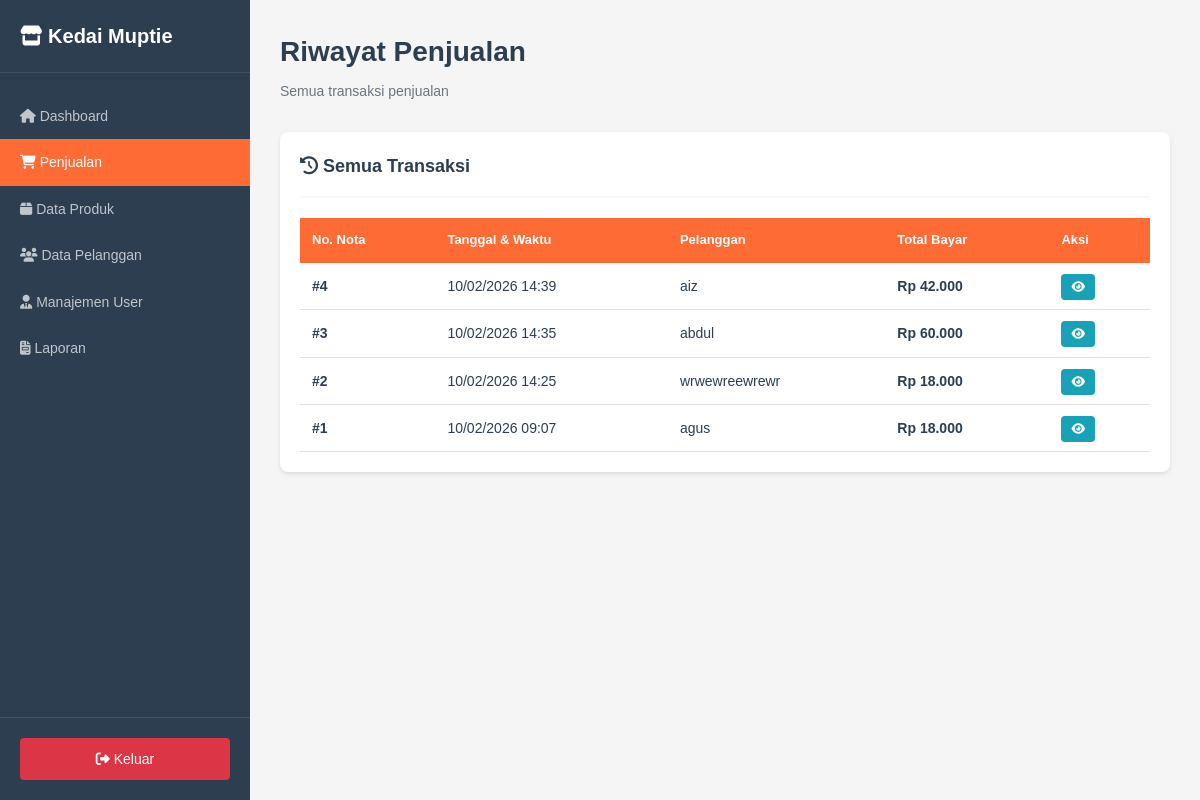
/kedaimupti/admin/penjualan/index.php (signed in), run on the app's committed database.
### tables this page shows
CREATE TABLE `penjualan` (
  `PenjualanID` int(11) NOT NULL,
  `TanggalPenjualan` datetime NOT NULL DEFAULT current_timestamp(),
  `TotalHarga` decimal(10,2) NOT NULL,
  `PelangganID` int(11) NOT NULL
);

CREATE TABLE `pelanggan` (
  `PelangganID` int(11) NOT NULL,
  `NamaPelanggan` varchar(255) NOT NULL,
  `Alamat` text NOT NULL,
  `NomorTelepon` varchar(15) NOT NULL
);

### kedaimupti/includes/functions.php (called while the page is built, shortened)
<?php
function formatRupiah($angka) {
    return "Rp " . number_format($angka, 0, ',', '.');
}
?>

### kedaimupti/admin/penjualan/index.php (the view, shortened to what this page needs)
<?php
require_once '../../config/database.php';
require_once '../../includes/functions.php';
$penjualan = mysqli_query($conn,
    "SELECT p.*, pel.NamaPelanggan
     FROM penjualan p
     LEFT JOIN pelanggan pel ON p.PelangganID = pel.PelangganID
     ORDER BY p.TanggalPenjualan DESC");
?>
<!DOCTYPE html>
<html lang="id">
<head>
    <link rel="stylesheet" href="../../assets/css/style.css">
    <link rel="stylesheet" href="https://cdnjs.cloudflare.com/ajax/libs/font-awesome/6.4.0/css/all.min.css">
</head>
<body>
    <div class="dashboard-wrapper">
        <aside class="sidebar">
            <div class="sidebar-header">
                <div class="sidebar-brand">
                    <i class="fas fa-store"></i>
                    <span>Kedai Muptie</span>
                </div>
            </div>
            <nav class="sidebar-menu">
                <a href="/kedaimupti/admin/dashboard/" class="menu-item">
                    <i class="fas fa-home"></i>
                    <span>Dashboard</span>
                </a>
                <a href="/kedaimupti/admin/penjualan/" class="menu-item active">
                    <i class="fas fa-shopping-cart"></i>
                    <span>Penjualan</span>
                </a>
                <a href="/kedaimupti/admin/produk/" class="menu-item">
                    <i class="fas fa-box"></i>
                    <span>Data Produk</span>
                </a>
                <a href="/kedaimupti/admin/pelanggan/" class="menu-item">
                    <i class="fas fa-users"></i>
                    <span>Data Pelanggan</span>
                </a>
                <a href="/kedaimupti/admin/petugas/" class="menu-item">
                    <i class="fas fa-user-tie"></i>
                    <span>Manajemen User</span>
                </a>
                <a href="/kedaimupti/admin/laporan/" class="menu-item">
                    <i class="fas fa-file-invoice"></i>
                    <span>Laporan</span>
                </a>
            </nav>
            <div class="sidebar-footer">
                <a href="/kedaimupti/auth/logout.php" class="logout-btn">
                    <i class="fas fa-sign-out-alt"></i>
                    <span>Keluar</span>
                </a>
            </div>
        </aside>
        <main class="main-content">
            <div class="content-header">
                <h1 class="page-title">Riwayat Penjualan</h1>
                <p class="page-subtitle">Semua transaksi penjualan</p>
            </div>
            <div class="content-card">
                <div class="card-header">
                    <h3 class="card-title">
                        <i class="fas fa-history"></i>
                        Semua Transaksi
                    </h3>
                </div>
                <div class="table-responsive">
                    <table>
                        <thead>
                            <tr>
                                <th>No. Nota</th>
                                <th>Tanggal & Waktu</th>
                                <th>Pelanggan</th>
                                <th>Total Bayar</th>
                                <th>Aksi</th>
                            </tr>
                        </thead>
                        <tbody>
                            <?php while ($p = mysqli_fetch_assoc($penjualan)): ?>
                            <tr>
                                <td><strong>#<?= $p['PenjualanID'] ?></strong></td>
                                <td><?= date('d/m/Y H:i', strtotime($p['TanggalPenjualan'])) ?></td>
                                <td><?= $p['NamaPelanggan'] ?? 'Umum' ?></td>
                                <td><strong><?= formatRupiah($p['TotalHarga']) ?></strong></td>
                                <td>
                                    <a href="detail.php?id=<?= $p['PenjualanID'] ?>"
                                       class="btn-icon btn-info" title="Detail">
                                        <i class="fas fa-eye"></i>
                                    </a>
                                </td>
                            </tr>
                            <?php endwhile; ?>
                        </tbody>
                    </table>
                </div>
            </div>
        </main>
    </div>
</body>
</html>

### kedaimupti/assets/css/style.css (style rules this page uses)
* { margin: 0; padding: 0; box-sizing: border-box; }
:root { --primary: #ff6b35; --primary-dark: #e85a2a; --secondary: #28a745; --secondary-dark: #218838; --danger: #dc3545; --warning: #ffc107; --info: #17a2b8; --dark: #2c3e50; --light: #f8f9fa; --white: #ffffff; --gray: #6c757d; --border: #dee2e6; }
body { font-family: Arial, sans-serif; background: #f5f5f5; min-height: 100vh; color: var(--dark); line-height: 1.6; }
.btn-info { background: var(--info); color: var(--white); }
.btn-icon { padding: 6px 10px; border-radius: 4px; border: none; cursor: pointer; font-size: 12px; color: white; }
.dashboard-wrapper { display: flex; min-height: 100vh; height: 100vh; }
.sidebar { width: 250px; background: var(--dark); color: white; position: fixed; height: 100vh; overflow-y: auto; }
.sidebar-header { padding: 20px; border-bottom: 1px solid rgba(255,255,255,0.1); }
.sidebar-brand { font-size: 20px; font-weight: bold; color: white; }
.sidebar-menu { padding: 20px 0; }
.menu-item { display: block; padding: 12px 20px; color: rgba(255,255,255,0.7); text-decoration: none; font-size: 14px; }
.menu-item.active { background: var(--primary); color: white; }
.sidebar-footer { position: absolute; bottom: 0; width: 100%; padding: 20px; border-top: 1px solid rgba(255,255,255,0.1); }
.logout-btn { display: block; padding: 10px; background: var(--danger); color: white; text-align: center; text-decoration: none; border-radius: 4px; font-size: 14px; }
.main-content { margin-left: 250px; flex: 1; padding: 30px; background: #f5f5f5; min-height: 100vh; }
.content-header { margin-bottom: 30px; }
.page-title { font-size: 28px; color: var(--dark); margin-bottom: 5px; }
.page-subtitle { color: var(--gray); font-size: 14px; }
.content-card { background: white; border-radius: 8px; padding: 20px; box-shadow: 0 2px 4px rgba(0,0,0,0.1); margin-bottom: 20px; }
.card-header { display: flex; justify-content: space-between; align-items: center; margin-bottom: 20px; padding-bottom: 15px; border-bottom: 2px solid var(--light); }
.card-title { font-size: 18px; font-weight: bold; color: var(--dark); }
.table-responsive { overflow-x: auto; }
table { width: 100%; border-collapse: collapse; }
thead { background: var(--primary); color: white; }
thead th { padding: 12px; text-align: left; font-size: 13px; font-weight: bold; }
tbody tr { border-bottom: 1px solid var(--border); }
tbody td { padding: 12px; font-size: 14px; }

### data on the page
penjualan: PenjualanID "4", TanggalPenjualan "10/02/2026 14:39", PelangganID.NamaPelanggan "aiz", TotalHarga "Rp 42.000"
penjualan: PenjualanID "3", TanggalPenjualan "10/02/2026 14:35", PelangganID.NamaPelanggan "abdul", TotalHarga "Rp 60.000"
penjualan: PenjualanID "2", TanggalPenjualan "10/02/2026 14:25", PelangganID.NamaPelanggan "wrwewreewrewr", TotalHarga "Rp 18.000"
penjualan: PenjualanID "1", TanggalPenjualan "10/02/2026 09:07", PelangganID.NamaPelanggan "agus", TotalHarga "Rp 18.000"
